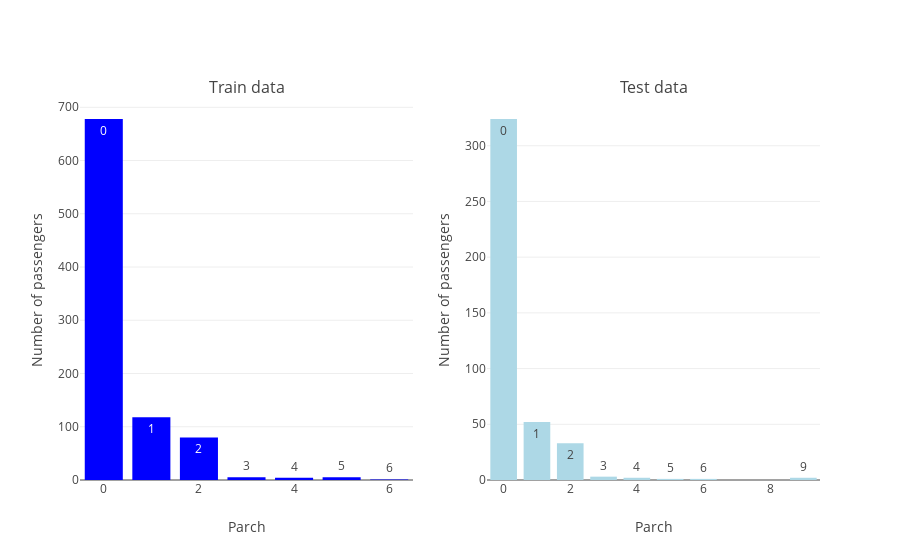

The notebook cell this image was saved under:
### Markdown cell above
Most of the passengers traveled alone. From the passengers travelling alone, only 34% survived.
The passengers with only one or two sibbilings survived in around 50% of the cases. 
Survival rates decrease considerably for number of sibilings or spouses of 3, 4, 5 and is practically 0 for 8.

### Code cell
plot_two_bar(get_categories(train_df,'Parch'), get_categories(test_df,'Parch'), 
             'Train data', 'Test data',
             'Parch', 'Number of passengers')

### Figure 1 — Plotly figure (JSON) as saved in the notebook; plotly's stock layout.template omitted (floating-point values rounded to 4 significant figures)
{"data": [{"marker": {"color": "Blue"}, "text": [0.0, 1.0, 2.0, 5.0, 3.0, 4.0, 6.0], "type": "bar", "uid": "8f6ff303-8b4f-412f-b7a2-5e7cb003a0c2", "x": [0, 1, 2, 5, 3, 4, 6], "xaxis": "x", "y": [678, 118, 80, 5, 5, 4, 1], "yaxis": "y"}, {"marker": {"color": "Lightblue"}, "text": [0.0, 1.0, 2.0, 3.0, 9.0, 4.0, 6.0, 5.0], "type": "bar", "uid": "71788bf8-c0e6-42a4-ab51-9a2a566620ac", "x": [0, 1, 2, 3, 9, 4, 6, 5], "xaxis": "x2", "y": [324, 52, 33, 3, 2, 2, 1, 1], "yaxis": "y2"}], "layout": {"annotations": [{"font": {"size": 16}, "showarrow": false, "text": "Train data", "x": 0.225, "xanchor": "center", "xref": "paper", "y": 1.0, "yanchor": "bottom", "yref": "paper"}, {"font": {"size": 16}, "showarrow": false, "text": "Test data", "x": 0.775, "xanchor": "center", "xref": "paper", "y": 1.0, "yanchor": "bottom", "yref": "paper"}], "showlegend": false, "xaxis": {"anchor": "y", "domain": [0.0, 0.45], "title": {"text": "Parch"}}, "xaxis2": {"anchor": "y2", "domain": [0.55, 1.0], "title": {"text": "Parch"}}, "yaxis": {"anchor": "x", "domain": [0.0, 1.0], "title": {"text": "Number of passengers"}}, "yaxis2": {"anchor": "x2", "domain": [0.0, 1.0], "title": {"text": "Number of passengers"}}}}
